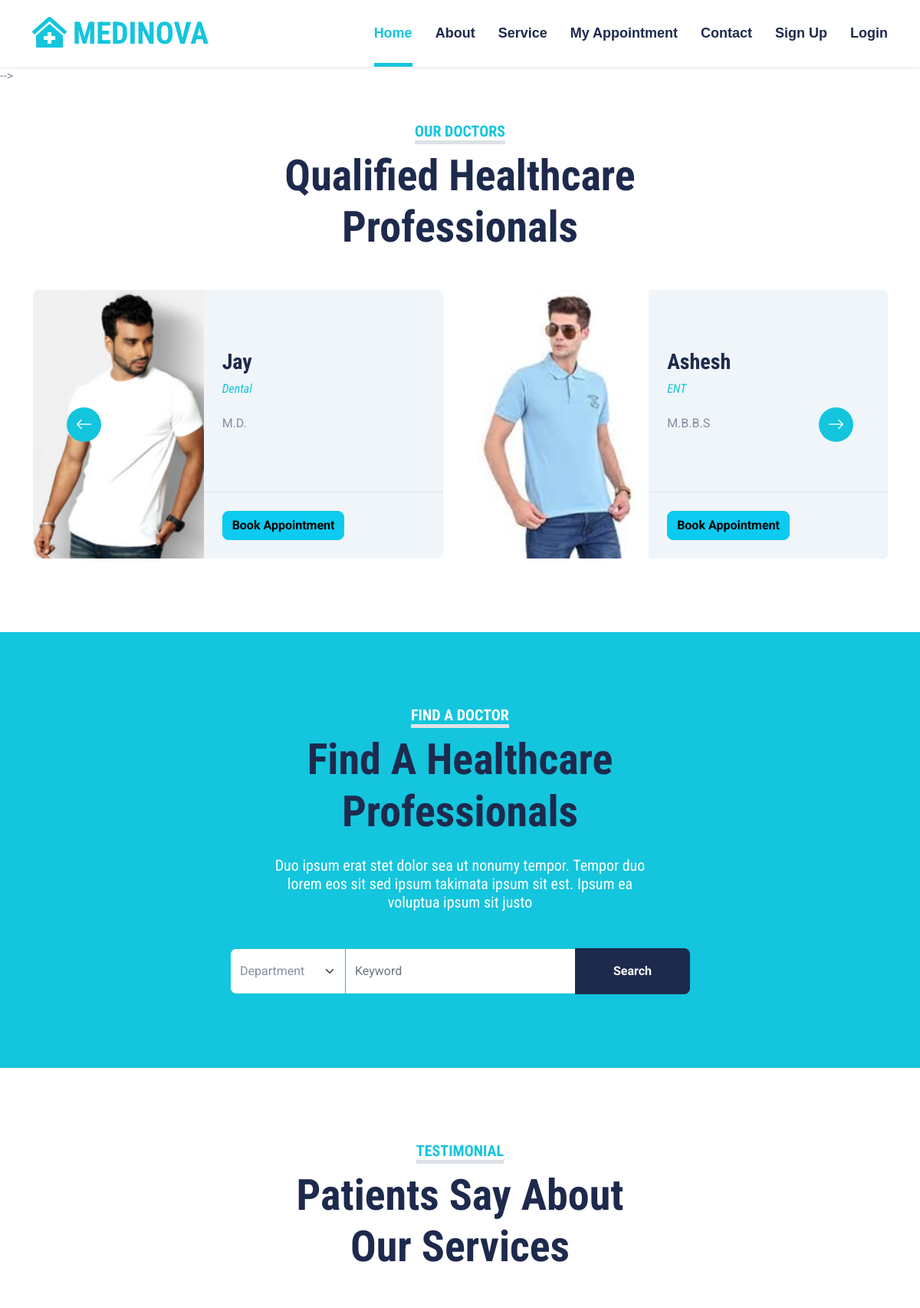
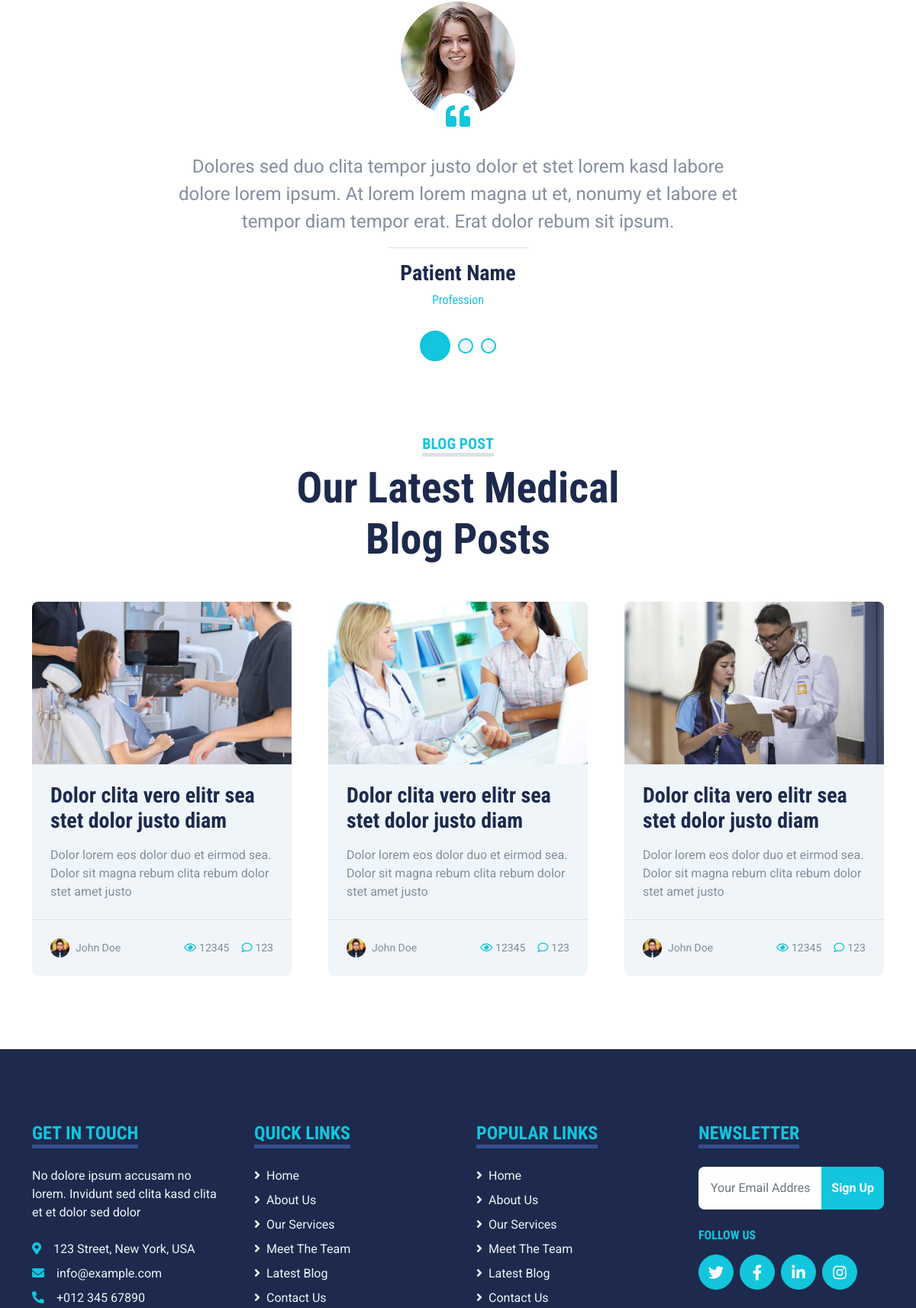
The page / (upper part) on the database its author committed (2 pictures, top to bottom).
### myapp/models.py (models this page shows, shortened)
class Doctor(models.Model):
	doctor=models.ForeignKey(User,on_delete=models.CASCADE)
	clinic_address=models.TextField()
	qualification=models.CharField(max_length=100)
	speciality=models.CharField(max_length=100)
	profile=models.BooleanField(default=False)
	charges=models.PositiveIntegerField(default=200)

class User(models.Model):
	userchoice=(
			('patient','patient'),
			('doctor','doctor')
		)
	usertype=models.CharField(max_length=100,choices=userchoice)
	fname=models.CharField(max_length=100)
	lname=models.CharField(max_length=100)
	email=models.EmailField()
	mobile=models.PositiveIntegerField()
	address=models.TextField()
	password=models.CharField(max_length=100)
	profile_pic=models.ImageField(upload_to="profile_pic/",default="")

### myapp/views.py (the view)
# urls.py: path('',views.index,name='index'),
def index(request):
	doctors=Doctor.objects.all()
	return render(request,'index.html',{'doctors':doctors})

### myapp/templates/index.html (shortened to what this page needs)
{% extends 'header.html' %}
{% load static %}
{% block content %}
<!DOCTYPE html>
<html lang="en">
<head>
</head>
<body>
     -->
    <div class="container-fluid py-5">
        <div class="container">
            <div class="text-center mx-auto mb-5" style="max-width: 500px;">
                <h5 class="d-inline-block text-primary text-uppercase border-bottom border-5">Our Doctors</h5>
                <h1 class="display-4">Qualified Healthcare Professionals</h1>
            </div>
            <div class="owl-carousel team-carousel position-relative">
                {% for i in doctors %}
                <div class="team-item">
                    <div class="row g-0 bg-light rounded overflow-hidden">
                        <div class="col-12 col-sm-5 h-100">
                            <img class="img-fluid h-100" src="{{i.doctor.profile_pic.url}}" style="object-fit: cover;">
                        </div>
                        <div class="col-12 col-sm-7 h-100 d-flex flex-column">
                            <div class="mt-auto p-4">
                                <h3>{{i.doctor.fname}}</h3>
                                <h6 class="fw-normal fst-italic text-primary mb-4">{{i.speciality}}</h6>
                                <p class="m-0">{{i.qualification}}</p>
                            </div>
                            <div class="d-flex mt-auto border-top p-4">
                                <a class="btn btn-info" href="{% url 'book-appointment' pk=i.pk %}">Book Appointment</a>
                            </div>
                        </div>
                    </div>
                </div>
               {% endfor %}
            </div>
        </div>
    </div>
    <div class="container-fluid bg-primary my-5 py-5">
        <div class="container py-5">
            <div class="text-center mx-auto mb-5" style="max-width: 500px;">
                <h5 class="d-inline-block text-white text-uppercase border-bottom border-5">Find A Doctor</h5>
                <h1 class="display-4 mb-4">Find A Healthcare Professionals</h1>
                <h5 class="text-white fw-normal">Duo ipsum erat stet dolor sea ut nonumy tempor. Tempor duo lorem eos sit sed ipsum takimata ipsum sit est. Ipsum ea voluptua ipsum sit justo</h5>
            </div>
            <div class="mx-auto" style="width: 100%; max-width: 600px;">
                <div class="input-group">
                    <select class="form-select border-primary w-25" style="height: 60px;">
                        <option selected>Department</option>
                    </select>
                    <input type="text" class="form-control border-primary w-50" placeholder="Keyword">
                    <button class="btn btn-dark border-0 w-25">Search</button>
                </div>
            </div>
        </div>
    </div>
    <div class="container-fluid py-5">
        <div class="container">
            <div class="text-center mx-auto mb-5" style="max-width: 500px;">
                <h5 class="d-inline-block text-primary text-uppercase border-bottom border-5">Testimonial</h5>
                <h1 class="display-4">Patients Say About Our Services</h1>
            </div>
            <div class="row justify-content-center">
                <div class="col-lg-8">
                    <div class="owl-carousel testimonial-carousel">
                        <div class="testimonial-item text-center">
                            <div class="position-relative mb-5">
                                <img class="img-fluid rounded-circle mx-auto" src="{% static 'img/testimonial-1.jpg' %}" alt="">
                                <div class="position-absolute top-100 start-50 translate-middle d-flex align-items-center justify-content-center bg-white rounded-circle" style="width: 60px; height: 60px;">
                                    <i class="fa fa-quote-left fa-2x text-primary"></i>
                                </div>
                            </div>
                            <p class="fs-4 fw-normal">Dolores sed duo clita tempor justo dolor et stet lorem kasd labore dolore lorem ipsum. At lorem lorem magna ut et, nonumy et labore et tempor diam tempor erat. Erat dolor rebum sit ipsum.</p>
                            <hr class="w-25 mx-auto">
                            <h3>Patient Name</h3>
                            <h6 class="fw-normal text-primary mb-3">Profession</h6>
                        </div>
                    </div>
                </div>
            </div>
        </div>
    </div>
    <div class="container-fluid py-5">
        <div class="container">
            <div class="text-center mx-auto mb-5" style="max-width: 500px;">
                <h5 class="d-inline-block text-primary text-uppercase border-bottom border-5">Blog Post</h5>
                <h1 class="display-4">Our Latest Medical Blog Posts</h1>
            </div>
            <div class="row g-5">
                <div class="col-xl-4 col-lg-6">
                    <div class="bg-light rounded overflow-hidden">
                        <img class="img-fluid w-100" src="{% static 'img/blog-1.jpg' %}" alt="">
                        <div class="p-4">
                            <a class="h3 d-block mb-3" href="">Dolor clita vero elitr sea stet dolor justo  diam</a>
                            <p class="m-0">Dolor lorem eos dolor duo et eirmod sea. Dolor sit magna
                                rebum clita rebum dolor stet amet justo</p>
                        </div>
                        <div class="d-flex justify-content-between border-top p-4">
                            <div class="d-flex align-items-center">
                                <img class="rounded-circle me-2" src="{% static 'img/user.jpg' %}" width="25" height="25" alt="">
                                <small>John Doe</small>
                            </div>
                            <div class="d-flex align-items-center">
                                <small class="ms-3"><i class="far fa-eye text-primary me-1"></i>12345</small>
                                <small class="ms-3"><i class="far fa-comment text-primary me-1"></i>123</small>
                            </div>
                        </div>
                    </div>
                </div>
                <div class="col-xl-4 col-lg-6">
                    <div class="bg-light rounded overflow-hidden">
                        <img class="img-fluid w-100" src="{% static 'img/blog-2.jpg' %}" alt="">
                        <div class="p-4">
                            <a class="h3 d-block mb-3" href="">Dolor clita vero elitr sea stet dolor justo  diam</a>
                            <p class="m-0">Dolor lorem eos dolor duo et eirmod sea. Dolor sit magna
                                rebum clita rebum dolor stet amet justo</p>
                        </div>
                        <div class="d-flex justify-content-between border-top p-4">
                            <div class="d-flex align-items-center">
                                <img class="rounded-circle me-2" src="{% static 'img/user.jpg' %}" width="25" height="25" alt="">
                                <small>John Doe</small>
                            </div>
                            <div class="d-flex align-items-center">
                                <small class="ms-3"><i class="far fa-eye text-primary me-1"></i>12345</small>
                                <small class="ms-3"><i class="far fa-comment text-primary me-1"></i>123</small>
                            </div>
                        </div>
                    </div>
                </div>
                <div class="col-xl-4 col-lg-6">
                    <div class="bg-light rounded overflow-hidden">
                        <img class="img-fluid w-100" src="{% static 'img/blog-3.jpg' %}" alt="">
                        <div class="p-4">
                            <a class="h3 d-block mb-3" href="">Dolor clita vero elitr sea stet dolor justo  diam</a>
                            <p class="m-0">Dolor lorem eos dolor duo et eirmod sea. Dolor sit magna
                                rebum clita rebum dolor stet amet justo</p>
                        </div>
                        <div class="d-flex justify-content-between border-top p-4">
                            <div class="d-flex align-items-center">
                                <img class="rounded-circle me-2" src="{% static 'img/user.jpg' %}" width="25" height="25" alt="">
                                <small>John Doe</small>
                            </div>
                            <div class="d-flex align-items-center">
                                <small class="ms-3"><i class="far fa-eye text-primary me-1"></i>12345</small>
                                <small class="ms-3"><i class="far fa-comment text-primary me-1"></i>123</small>
                            </div>
                        </div>
                    </div>
                </div>
            </div>
        </div>
    </div>
</body>
</html>
{% endblock %}

### myapp/static/css/style.css (style rules this page uses)
:root { --primary: #13C5DD; --secondary: #354F8E; --light: #EFF5F9; --dark: #1D2A4D; }
.btn { font-weight: 700; transition: .5s; }
@media (min-width: 576px) { .team-item .row { height: 350px; } }
.testimonial-carousel .owl-item img { width: 150px; height: 150px; }

### rows shown on the page
Doctor: doctor.profile_pic (picture), doctor.fname "Jay", speciality "Dental", qualification "M.D."
Doctor: doctor.profile_pic (picture), doctor.fname "Ashesh", speciality "ENT", qualification "M.B.B.S"
